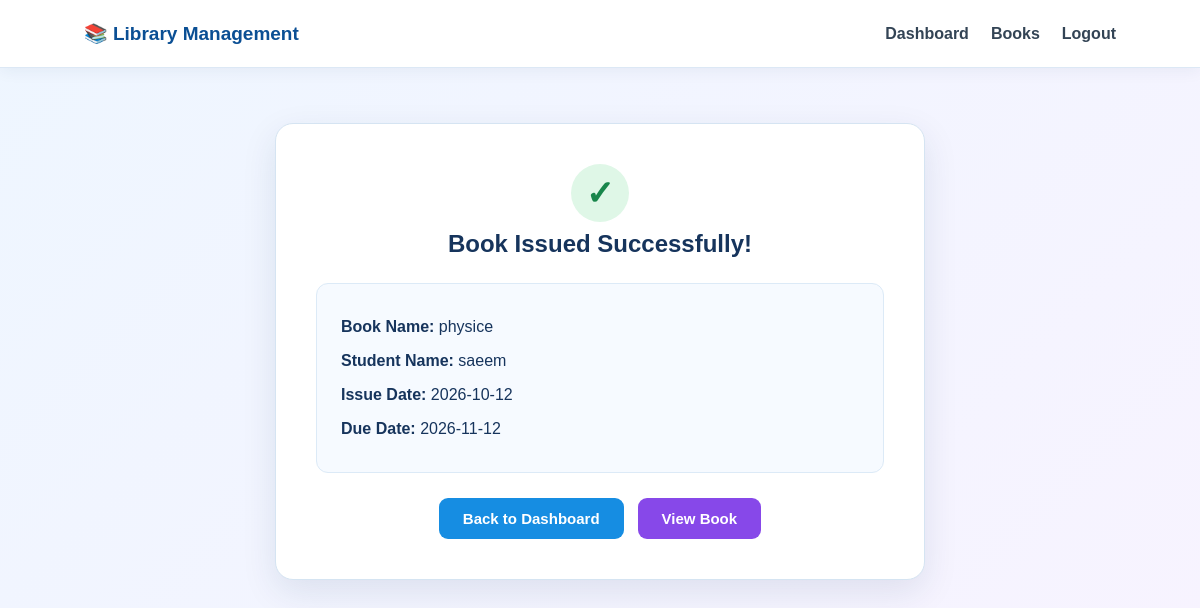
/success/3/ (signed in), run on the app's committed database.
### library/models.py (models this page shows, shortened)
class BookIssue(models.Model):
    book_id = models.CharField(max_length=50)
    book_name = models.CharField(max_length=150)
    book_number = models.CharField(max_length=50)
    student_name = models.CharField(max_length=150)
    issue_date = models.DateField()
    due_date = models.DateField()

### library/views.py (the view)
# urls.py: path("success/<int:book_id>/", views.success_page, name="success"),
@login_required
def success_page(request, book_id):
    book = get_object_or_404(BookIssue, id=book_id)
    return render(request, "success.html", {"book": book})

### templates/success.html (shortened to what this page needs)
{% extends "base.html" %}
{% block content %}
<div class="success-card">
    <div class="success-icon">✓</div>
    <h2>Book Issued Successfully!</h2>
    <div class="details">
        <p><strong>Book Name:</strong> {{ book.book_name }}</p>
        <p><strong>Student Name:</strong> {{ book.student_name }}</p>
        <p><strong>Issue Date:</strong> {{ book.issue_date|date:"Y-m-d" }}</p>
        <p><strong>Due Date:</strong> {{ book.due_date|date:"Y-m-d" }}</p>
    </div>
    <div class="button-row">
        <a class="btn blue" href="{% url 'dashboard' %}">Back to Dashboard</a>
        <a class="btn purple" href="{% url 'view_books' %}">View Book</a>
    </div>
</div>
{% endblock %}

### static/css/style.css (style rules this page uses)
* { box-sizing: border-box; }
body { margin: 0; font-family: Arial, Helvetica, sans-serif; background: linear-gradient(135deg, #eef6ff, #f8f3ff); color: #16345c; min-height: 100vh; }
.hero-card, .form-card, .dashboard-card, .success-card, .table-card { background: white; border: 1px solid #d5e4f2; border-radius: 18px; box-shadow: 0 12px 35px rgba(22, 52, 92, .10); }
h1, h2 { margin-top: 8px; }
.button-row { display: flex; gap: 14px; justify-content: center; flex-wrap: wrap; margin-top: 25px; }
.btn { display: inline-block; border: 0; border-radius: 9px; padding: 12px 24px; color: white; text-decoration: none; font-weight: 700; cursor: pointer; font-size: 15px; }
.blue { background: #168de2; }
.purple { background: #8748e9; }
.success-card { max-width: 650px; margin: 40px auto; padding: 40px; text-align: center; }
.success-icon { width: 58px; height: 58px; margin: auto; display: grid; place-items: center; background: #dff7e7; color: #18864b; border-radius: 50%; font-size: 34px; font-weight: bold; }
.details { text-align: left; background: #f6faff; border: 1px solid #dceaf7; border-radius: 12px; padding: 18px 24px; margin: 25px 0; }

### data on the page
BookIssue: book_name "physice", student_name "saeem", issue_date "2026-10-12", due_date "2026-11-12"
